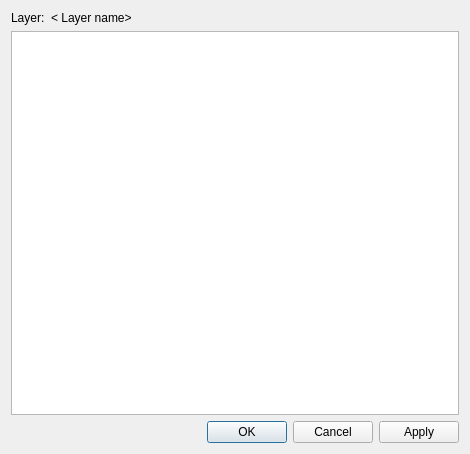
<?xml version="1.0" encoding="UTF-8"?>
<ui version="4.0">
 <class>QuickLabelingSetupDialog</class>
 <widget class="QDialog" name="QuickLabelingSetupDialog">
  <property name="geometry">
   <rect>
    <x>0</x>
    <y>0</y>
    <width>470</width>
    <height>454</height>
   </rect>
  </property>
  <property name="windowTitle">
   <string>Dialog</string>
  </property>
  <layout class="QVBoxLayout" name="verticalLayout">
   <item>
    <layout class="QHBoxLayout" name="horizontalLayout">
     <item>
      <widget class="QLabel" name="label">
       <property name="text">
        <string>Layer:</string>
       </property>
      </widget>
     </item>
     <item>
      <widget class="QLabel" name="labelLayerName">
       <property name="sizePolicy">
        <sizepolicy hsizetype="Preferred" vsizetype="Preferred">
         <horstretch>2</horstretch>
         <verstretch>0</verstretch>
        </sizepolicy>
       </property>
       <property name="text">
        <string>&lt; Layer name&gt;</string>
       </property>
      </widget>
     </item>
    </layout>
   </item>
   <item>
    <widget class="QTableView" name="tableView"/>
   </item>
   <item>
    <widget class="QDialogButtonBox" name="buttonBox">
     <property name="orientation">
      <enum>Qt::Horizontal</enum>
     </property>
     <property name="standardButtons">
      <set>QDialogButtonBox::Apply|QDialogButtonBox::Cancel|QDialogButtonBox::Ok</set>
     </property>
    </widget>
   </item>
  </layout>
 </widget>
 <resources/>
 <connections>
  <connection>
   <sender>buttonBox</sender>
   <signal>accepted()</signal>
   <receiver>QuickLabelingSetupDialog</receiver>
   <slot>accept()</slot>
   <hints>
    <hint type="sourcelabel">
     <x>248</x>
     <y>254</y>
    </hint>
    <hint type="destinationlabel">
     <x>157</x>
     <y>274</y>
    </hint>
   </hints>
  </connection>
  <connection>
   <sender>buttonBox</sender>
   <signal>rejected()</signal>
   <receiver>QuickLabelingSetupDialog</receiver>
   <slot>reject()</slot>
   <hints>
    <hint type="sourcelabel">
     <x>316</x>
     <y>260</y>
    </hint>
    <hint type="destinationlabel">
     <x>286</x>
     <y>274</y>
    </hint>
   </hints>
  </connection>
 </connections>
</ui>
